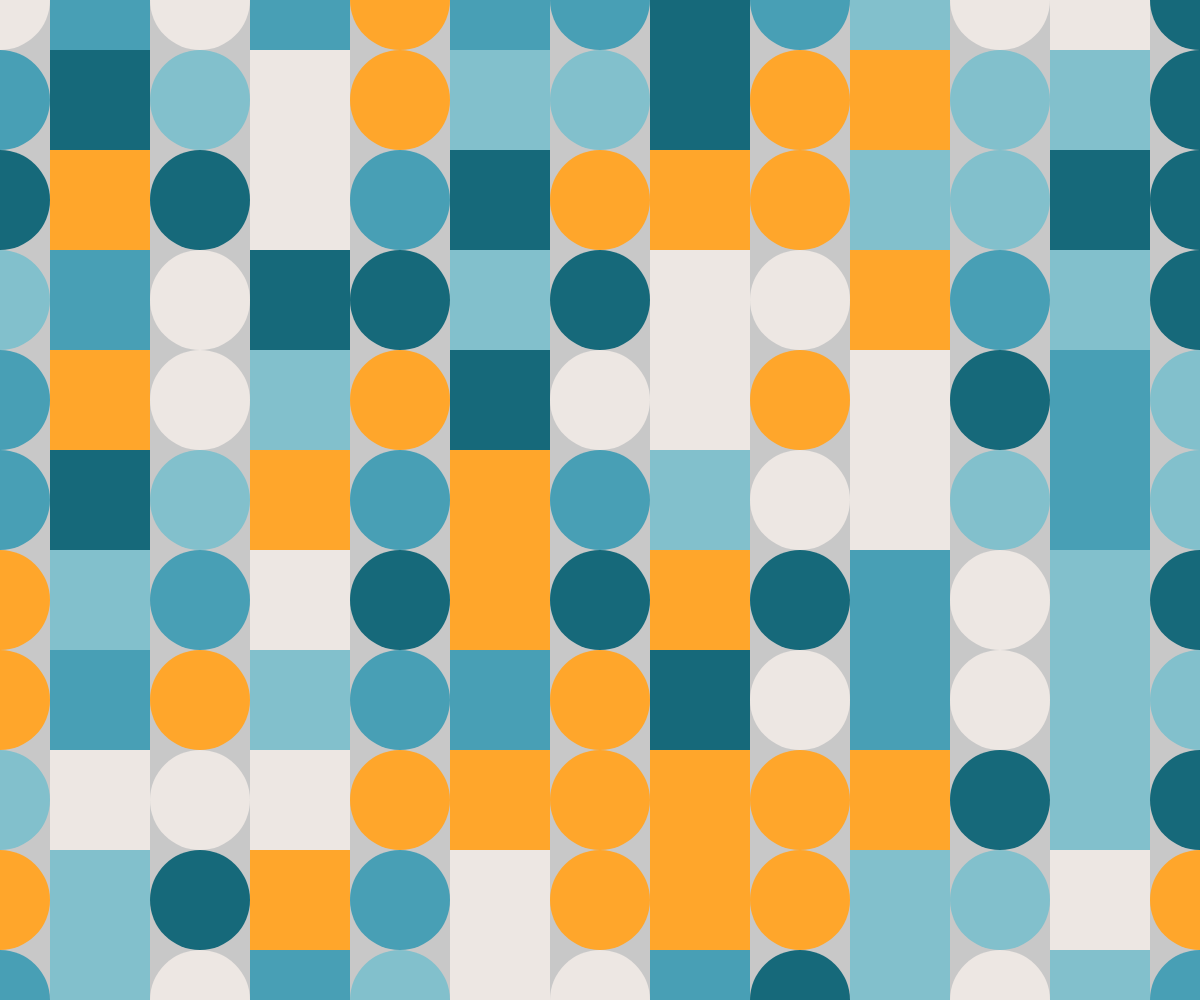
Frame 1 (no input)
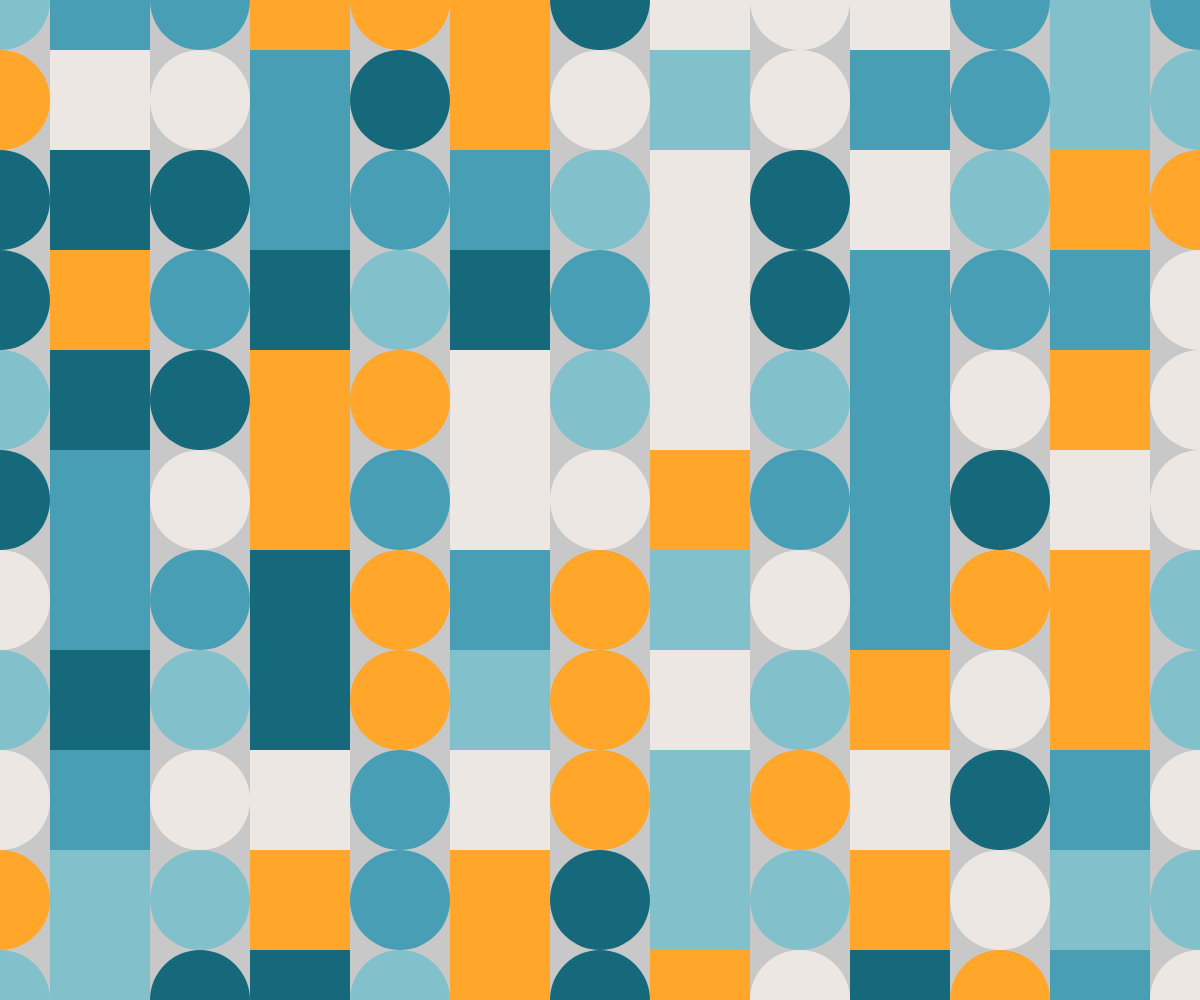
Frame 2 (the mouse pressed at the canvas centre, redrawn once)

The p5.js sketch that drew these frames (run headless with seeded random() and noise() and a simulated clock; the mouse was pressed at the canvas centre and the sketch redrawn once):

// p5.js sketch
// ── sketch.js
"use strict";
//==========
// p5.js

function setup(){
	createCanvas(windowWidth, windowHeight);
	noLoop();
}

function draw(){
	
	let colors = [];
	colors.push(color(22, 105, 122));
	colors.push(color(72, 159, 181));
	colors.push(color(130, 192, 204));
	colors.push(color(237, 231, 227));
	colors.push(color(255, 166, 43));

	background(200);
	noStroke();
	rectMode(CENTER);

	let l = colors.length;
	let s = 100;

	for(let a=0; a<20; a++){
		for(let b=0; b<20; b++){
			let rdm = random(l);
			let index = floor(rdm);
			let c = colors[index];
			fill(c);
			let x = b * s;
			let y = a * s;
			let odd = b % 2;
			if(odd == 0){
				circle(x, y, s);
			}else{
				square(x, y, s);
			}
		}
	}
}
